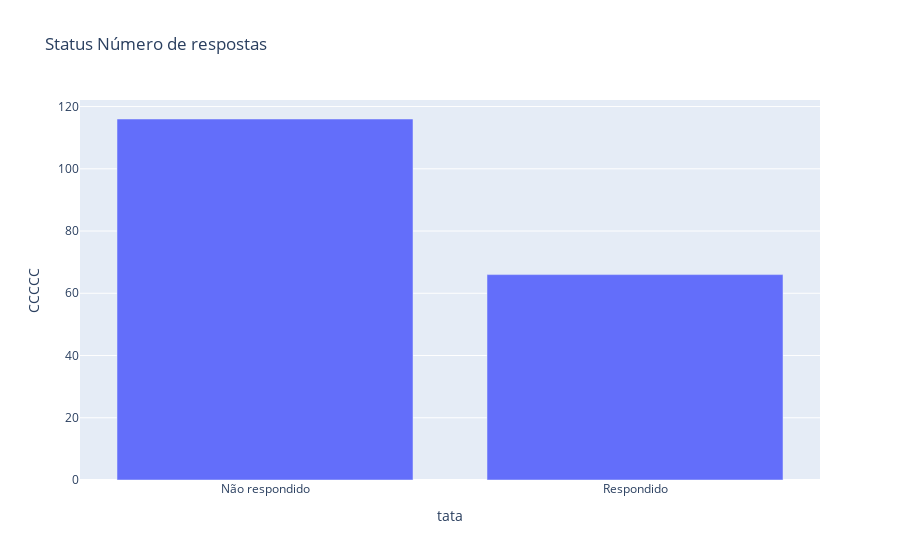

Here is the notebook cell this chart was saved with:
### Code cell
import plotly.express as px
#def plotly_bar(title, dataframe, x_colname, x_label, y_colname, y_label):    
fig = px.bar(
         prepDf, 
         x = 'Estatus', 
         y = 'n',
         title='Status Número de respostas',
         labels={'Estatus': 'tata', 'n': 'CCCCC'})
#fig.show()

plotly__bar(
    p_df=df,
    p_colname="statusresposta",
    p_title="Status Número de respostas",    
    p_valuecounts_labels = ["Estatus","n"],
    pHtmlExportFilename="statusresposta.html")

### Figure 1 — Plotly figure (JSON) as saved in the notebook; plotly's stock layout.template omitted (floating-point values rounded to 4 significant figures)
{"data": [{"hovertemplate": "tata=%{x}<br>CCCCC=%{y}<extra></extra>", "legendgroup": "", "marker": {"color": "#636efa", "pattern": {"shape": ""}}, "name": "", "orientation": "v", "showlegend": false, "textposition": "auto", "type": "bar", "x": ["Não respondido", "Respondido"], "xaxis": "x", "y": [116, 66], "yaxis": "y"}], "layout": {"autosize": true, "barmode": "relative", "legend": {"tracegroupgap": 0}, "title": {"text": "Status Número de respostas"}, "xaxis": {"anchor": "y", "autorange": true, "domain": [0, 1], "range": [-0.5, 1.5], "title": {"text": "tata"}, "type": "category"}, "yaxis": {"anchor": "x", "autorange": true, "domain": [0, 1], "range": [0, 122.1], "title": {"text": "CCCCC"}, "type": "linear"}}}
